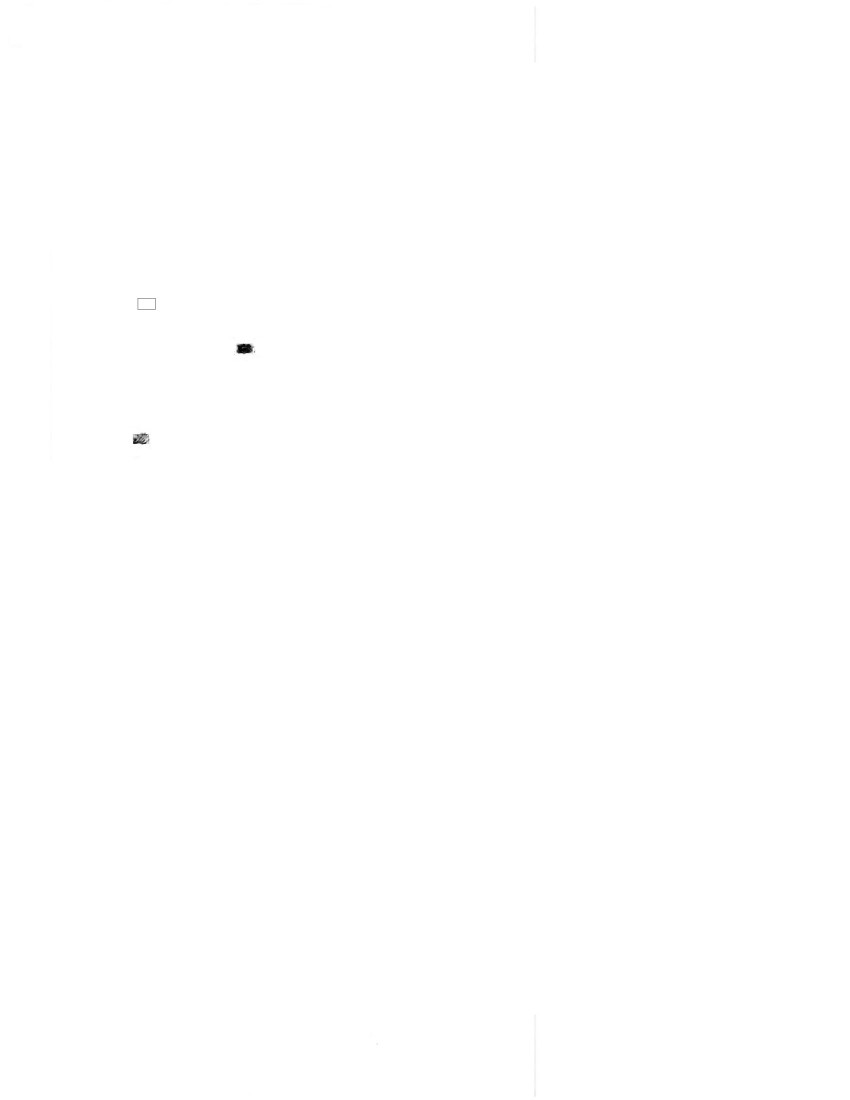
#> input picture parsing/Test/blocsTest.png, 1700 x 2200 px (shown at 1/2 size)
$ python testValeurSeuil.py
#> lines starting #> are read from the running program, lines starting #| are printed output that depends on the picture
from matplotlib import pyplot as plt
import cv2
import numpy as np

img = cv2.imread('blocsTest.png')
#> img is the input picture: shape (2200, 1700, 3); mean B, G, R 254.9, 254.9, 254.9

def median(hist):
  histCum = np.cumsum(hist)
  mediane = np.where(histCum >= histCum[255] / 2)[0][0]
  return mediane


bloc1 = img[866:888, 266:297]
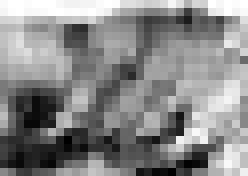
#> bloc1: shape (22, 31, 3) (shown 8 times larger); min 0, max 255, mean 136.5
bloc1_gris = cv2.cvtColor(bloc1, cv2.COLOR_BGR2GRAY)
bloc1_hist = cv2.calcHist([bloc1_gris], [0], None, [256], [0, 256])
#> bloc1_hist = 256 values, max 13 at index 255, min 0 at index 1, mean 2.66

bloc2 = img[691:706, 476:500]
bloc2_gris = cv2.cvtColor(bloc2, cv2.COLOR_BGR2GRAY)
bloc2_hist = cv2.calcHist([bloc2_gris], [0], None, [256], [0, 256])
#> bloc2_hist = 256 values, max 34 at index 0, min 0 at index 47, mean 1.41

bloc3 = img[595:619, 278:309]
bloc3_gris = cv2.cvtColor(bloc3, cv2.COLOR_BGR2GRAY)
bloc3_hist = cv2.calcHist([bloc3_gris], [0], None, [256], [0, 256])
#> bloc3_hist = 256 values, max 651 at index 255, min 0 at index 0, mean 2.91


print("La médiane du bloc legerement noirci est de : ", median(bloc1_hist))
#> in median, `histCum = np.cumsum(hist)`: histCum = 256 values from 2 to 682
#> in median, `mediane = np.where(histCum >= histCum[255] / 2)[0][0]`: mediane = 142
#| La médiane du bloc legerement noirci est de :  142
print("La médiane du bloc bien noirci est de : ", median(bloc2_hist))
#| La médiane du bloc bien noirci est de :  13
print("La médiane du bloc non noirci est de : ", median(bloc3_hist))
#| La médiane du bloc non noirci est de :  255

cv2.imshow('bloc legerement noirci', bloc1)
cv2.imshow('bloc bien noirci', bloc2)
cv2.imshow('bloc non noirci', bloc3)
cv2.waitKey(0)

plt.figure()
plt.title("Histogramme du bloc légèrement noirci")
plt.xlabel("Valeurs")
plt.ylabel("Nombre de Pixels")
plt.plot(bloc1_hist)
plt.xlim([0, 256])
plt.show()
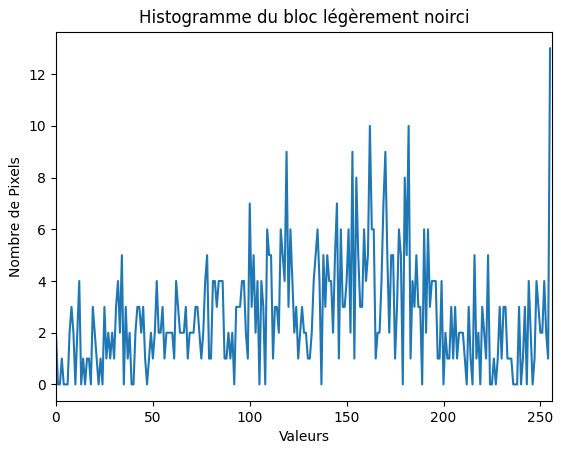
#> figure drawn by matplotlib, 1 panel; curve peaks at x = 255, y = 13

plt.figure()
plt.title("Histogramme du bloc bien noirci")
plt.xlabel("Valeurs")
plt.ylabel("Nombre de Pixels")
plt.plot(bloc2_hist)
plt.xlim([0, 256])
plt.show()
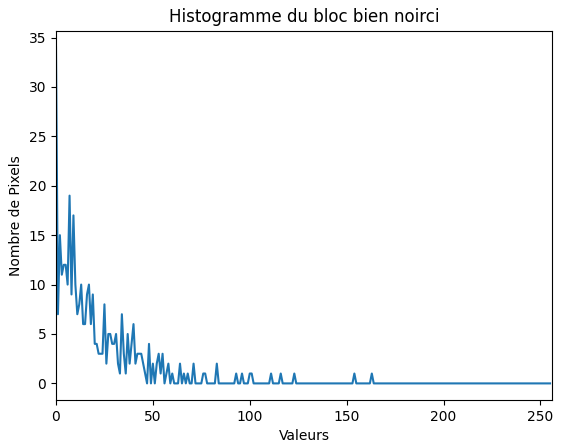
#> figure drawn by matplotlib, 1 panel; curve peaks at x = 0, y = 34

plt.figure()
plt.title("Histogramme du bloc non noirci")
plt.xlabel("Valeurs")
plt.ylabel("Nombre de Pixels")
plt.plot(bloc3_hist)
plt.xlim([0, 256])
plt.show()
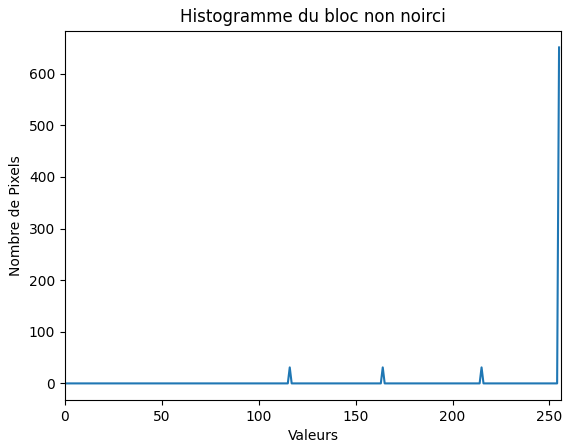
#> figure drawn by matplotlib, 1 panel; curve peaks at x = 255, y = 651
